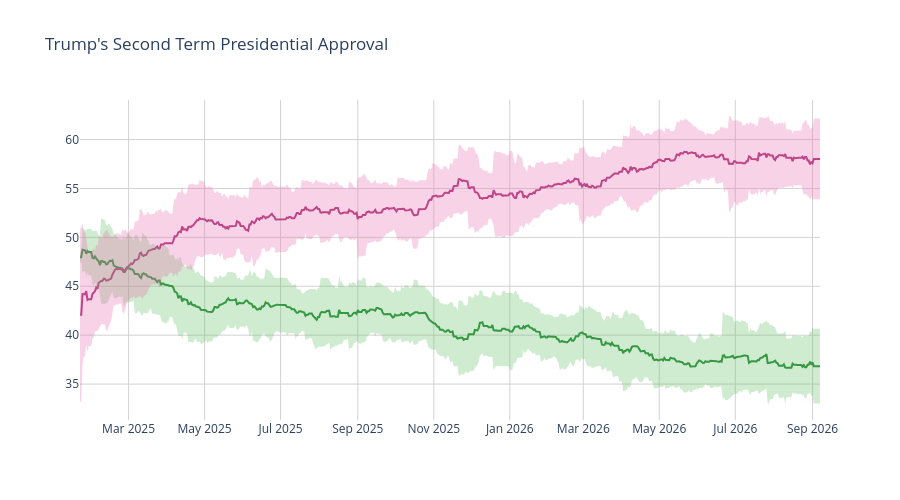

The notebook cell this image was saved under:
### Code cell
disappr_ci_hex = "#e86eaf"
appr_ci_hex = "#60be65"
disappr_ci_rgba = "rgba(232, 110, 175, 0.3)"
appr_ci_rgba = "rgba(96, 190, 101, 0.3)"
grid_col = "#d4d2d2"


# Approve
fig = go.Figure(go.Scatter(
    x=pres['end_date'],
    y=pres['approve'],
    hovertemplate="%{y:.2f}%",
    name="<b>Approve</b>",
    line=dict(color="#228833"),
    showlegend=False
))

# Disapprove
fig.add_trace(go.Scatter(
    x=pres['end_date'],
    y=pres['disapprove'],
    hovertemplate="%{y:.2f}%",
    name="<b>Disapprove</b>",
    line=dict(color="#aa3377"),
    showlegend=False
    )
)

# Approve CI
fig.add_traces([

    # Upper bound
    go.Scatter(
        x=pres['end_date'],
        y=pres['approve_upper_ci'],
        marker=dict(color=appr_ci_hex),
        line=dict(width=0),
        mode='lines',
        showlegend=False,
        hoverinfo="skip"
    ),

    # Lower bound
    go.Scatter(
        x=pres['end_date'],
        y=pres['approve_lower_ci'],
        marker=dict(color=appr_ci_hex),
        line=dict(width=0),
        mode='lines',
        fillcolor=appr_ci_rgba,
        fill="tonexty",
        showlegend=False,
        hoverinfo="skip"
    )
])

# Disapprove CI
fig.add_traces([

    # Upper bound
    go.Scatter(
        x=pres['end_date'],
        y=pres['disapprove_upper_ci'],
        marker=dict(color=disappr_ci_hex),
        line=dict(width=0),
        mode='lines',
        showlegend=False,
        hoverinfo="skip"
    ),

    # Lower bound
    go.Scatter(
        x=pres['end_date'],
        y=pres['disapprove_lower_ci'],
        marker=dict(color=disappr_ci_hex),
        line=dict(width=0),
        mode='lines',
        fillcolor=disappr_ci_rgba,
        fill="tonexty",
        showlegend=False,
        hoverinfo="skip"
    )
])

fig.update_layout(
    title=dict(text="Trump's Second Term Presidential Approval"),
    hovermode="x"
)

fig.update_xaxes(gridcolor=grid_col)
fig.update_yaxes(gridcolor=grid_col)

fig.update_layout(hovermode="x", hoverlabel_align="right", plot_bgcolor="rgba(0, 0, 0, 0)", height=500)
fig.show()

### Figure 1 — Plotly figure (JSON) as saved in the notebook; plotly's stock layout.template omitted (floating-point values rounded to 4 significant figures; data arrays with more than 128 entries replaced by an {"elided": "..."} marker saying what was removed)
{"data": [{"hovertemplate": "%{y:.2f}%", "line": {"color": "#228833"}, "name": "<b>Approve</b>", "showlegend": false, "type": "scatter", "x": {"elided": "595 str values"}, "y": {"elided": "595 float values"}}, {"hovertemplate": "%{y:.2f}%", "line": {"color": "#aa3377"}, "name": "<b>Disapprove</b>", "showlegend": false, "type": "scatter", "x": {"elided": "595 str values"}, "y": {"elided": "595 float values"}}, {"hoverinfo": "skip", "line": {"width": 0}, "marker": {"color": "#60be65"}, "mode": "lines", "showlegend": false, "type": "scatter", "x": {"elided": "595 str values"}, "y": {"elided": "595 float values"}}, {"fill": "tonexty", "fillcolor": "rgba(96, 190, 101, 0.3)", "hoverinfo": "skip", "line": {"width": 0}, "marker": {"color": "#60be65"}, "mode": "lines", "showlegend": false, "type": "scatter", "x": {"elided": "595 str values"}, "y": {"elided": "595 float values"}}, {"hoverinfo": "skip", "line": {"width": 0}, "marker": {"color": "#e86eaf"}, "mode": "lines", "showlegend": false, "type": "scatter", "x": {"elided": "595 str values"}, "y": {"elided": "595 float values"}}, {"fill": "tonexty", "fillcolor": "rgba(232, 110, 175, 0.3)", "hoverinfo": "skip", "line": {"width": 0}, "marker": {"color": "#e86eaf"}, "mode": "lines", "showlegend": false, "type": "scatter", "x": {"elided": "595 str values"}, "y": {"elided": "595 float values"}}], "layout": {"height": 500, "hoverlabel": {"align": "right"}, "hovermode": "x", "plot_bgcolor": "rgba(0, 0, 0, 0)", "title": {"text": "Trump's Second Term Presidential Approval"}, "xaxis": {"gridcolor": "#d4d2d2"}, "yaxis": {"gridcolor": "#d4d2d2"}}}
